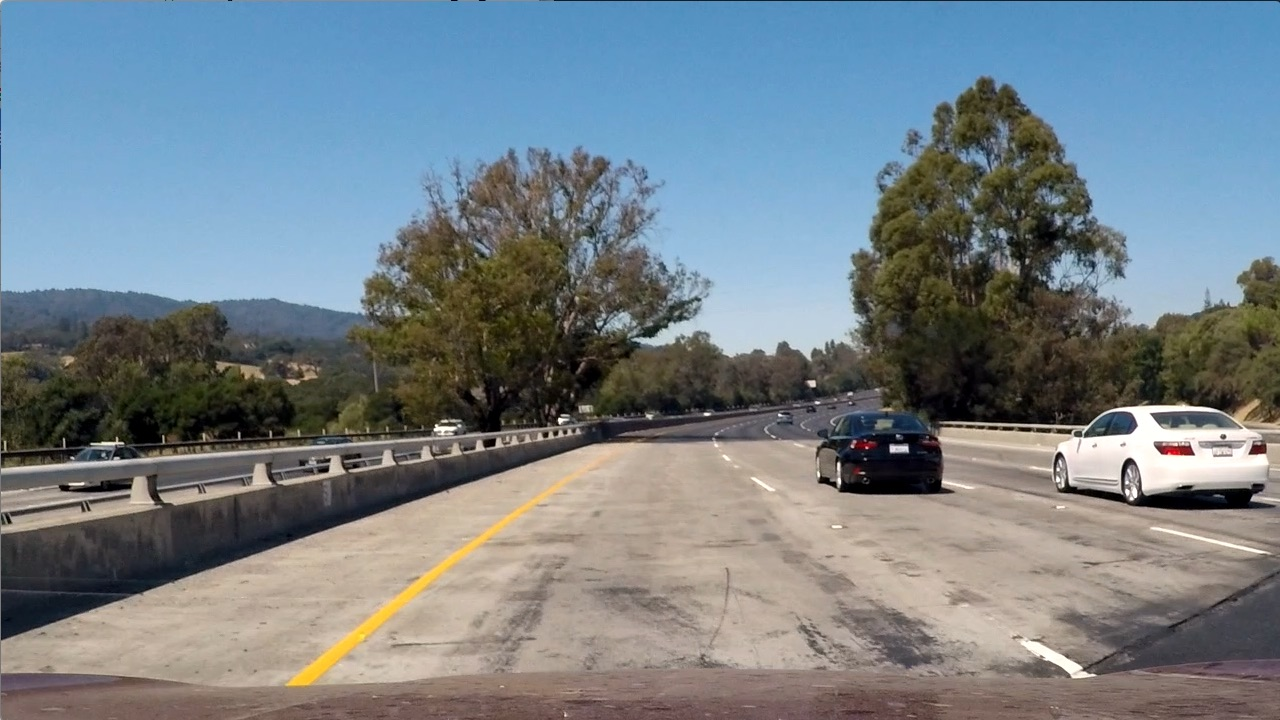
#> input picture test_images/test1.jpg, 1280 x 720 px
$ jupyter execute --allow-errors Untitled.ipynb   (shell and % lines are left out)   (older library calls are emulated)
#> lines starting #> are read from the running program, lines starting #| are printed output that depends on the picture
[cell 1]
#Vehicle Detection on videos usinog HOG, color histograms, heat-maps etc
# The goals/steps of this project are the following:

# Extract the features used for classification
# Build and train the classifier
# Slide the window and identify car on an image
# Filter out the false positives
# Calculate the distance
# Run the pipeline on the video

# The most common reasons for false positives in this project have been:

# 1. Use of cv2 to load training images. OpenCV will load images in the BGR format,
# whereas for video processing the frames are received in the RGB format.
# 2. Image scaling: If you use matplotlib to load your training images then they will
# be loaded on a scale of [0,1], since they are PNG images. Whereas the video frames
# are JPG and have a scale of [0, 255].
# 3. If you use operations like cv2.cvtColor on an image with a scale of [0, 1],
#    the image might get re-scaled to [0, 255].
# Please have a look at this discussion KITTI images work for training but not detection

# Step 1: Extracting features used for classification

[cell 2]
import matplotlib.image as mpimg
import matplotlib.pyplot as plt
import numpy as np


image = mpimg.imread('./test_images/test1.jpg')
#> image is the input picture: shape (720, 1280, 3); mean R, G, B 117.5, 128.7, 135.5
plt.imshow(image)

[cell 3]
def color_hist(img, nbins=32, bins_range=(0, 256)):
    # Compute the histogram of the color channels separately
#> called with nbins = 32, bins_range = (0, 256)
    channel1_hist = np.histogram(img[:,:,0], bins=nbins, range=bins_range)
    channel2_hist = np.histogram(img[:,:,1], bins=nbins, range=bins_range)
    channel3_hist = np.histogram(img[:,:,2], bins=nbins, range=bins_range)
    # Concatenate the histograms into a single feature vector
    hist_features = np.concatenate((channel1_hist[0], channel2_hist[0], channel3_hist[0]))
#> hist_features = 96 values, max 111331 at index 89, min 936 at index 60, mean 28800
    # Return the individual histograms, bin_centers and feature vector
    return hist_features

[cell 4]
feature_vec = color_hist(image, nbins=32, bins_range=(0, 256))
#> feature_vec has the same summary as hist_features in color_hist

[cell 5]
print(feature_vec.shape)
#| (96,)

#> (a cell that did not finish here is left out)

[cell 7]
# Experimenting with diff color spaces
import cv2
from mpl_toolkits.mplot3d import Axes3D

def plot3d(pixels, colors_rgb,
        axis_labels=list("RGB"), axis_limits=((0, 255), (0, 255), (0, 255))):
    """Plot pixels in 3D."""

    # Create figure and 3D axes
    fig = plt.figure(figsize=(8, 8))
    ax = Axes3D(fig)

    # Set axis limits
    ax.set_xlim(*axis_limits[0])
    ax.set_ylim(*axis_limits[1])
    ax.set_zlim(*axis_limits[2])

    # Set axis labels and sizes
    ax.tick_params(axis='both', which='major', labelsize=14, pad=8)
    ax.set_xlabel(axis_labels[0], fontsize=16, labelpad=16)
    ax.set_ylabel(axis_labels[1], fontsize=16, labelpad=16)
    ax.set_zlabel(axis_labels[2], fontsize=16, labelpad=16)

    # Plot pixel values with colors given in colors_rgb
    ax.scatter(
        pixels[:, :, 0].ravel(),
        pixels[:, :, 1].ravel(),
        pixels[:, :, 2].ravel(),
        c=colors_rgb.reshape((-1, 3)), edgecolors='none')

    return ax  # return Axes3D object for further manipulation


# Read a color image
img = cv2.imread("./test_images/test4.jpg")
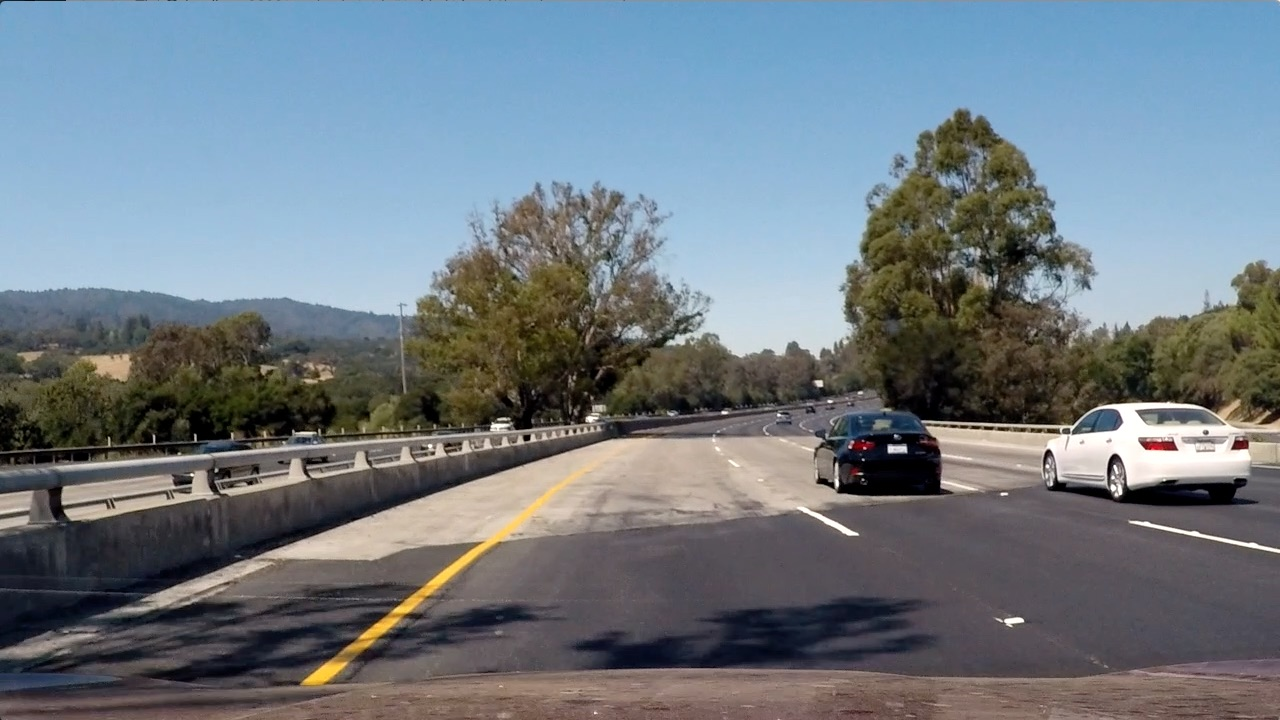
#> input picture test_images/test4.jpg, 1280 x 720 px
#> img is the input picture: shape (720, 1280, 3); mean B, G, R 130.9, 122.7, 112.2

# Select a small fraction of pixels to plot by subsampling it
scale = max(img.shape[0], img.shape[1], 64) / 64  # at most 64 rows and columns
#> scale = 20
img_small = cv2.resize(img, (np.int(img.shape[1] / scale), np.int(img.shape[0] / scale)), interpolation=cv2.INTER_NEAREST)
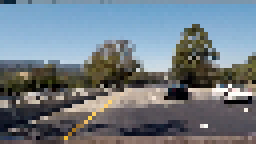
#> img_small: shape (36, 64, 3) (shown 4 times larger); mean B, G, R 131.2, 122.8, 112

# Convert subsampled image to desired color space(s)
img_small_RGB = cv2.cvtColor(img_small, cv2.COLOR_BGR2RGB)  # OpenCV uses BGR, matplotlib likes RGB
img_small_YUV = cv2.cvtColor(img_small, cv2.COLOR_BGR2HLS)
#> img_small_YUV: shape (36, 64, 3); mean of channels 0, 1, 2 81.4, 121.4, 70.9
img_small_YCrCb = cv2.cvtColor(img_small, cv2.COLOR_BGR2YCrCb)
#> img_small_YCrCb: shape (36, 64, 3); mean of channels 0, 1, 2 120.5, 121.9, 134

img_small_rgb = img_small_RGB / 255.  # scaled to [0, 1], only for plotting

# Plot and show
plot3d(img_small_RGB, img_small_rgb)
plt.show()

plot3d(img_small_YUV, img_small_rgb, axis_labels=list("HLS"))
plt.show()

[cell 8]
def bin_spatial(img, color_space='RGB', size=(32, 32)):
    # Convert image to new color space (if specified)
    if color_space != 'RGB':
        if color_space == 'HSV':
            feature_image = cv2.cvtColor(img, cv2.COLOR_RGB2HSV)
        elif color_space == 'LUV':
            feature_image = cv2.cvtColor(img, cv2.COLOR_RGB2LUV)
        elif color_space == 'HLS':
            feature_image = cv2.cvtColor(img, cv2.COLOR_RGB2HLS)
        elif color_space == 'YUV':
            feature_image = cv2.cvtColor(img, cv2.COLOR_RGB2YUV)
        elif color_space == 'YCrCb':
            feature_image = cv2.cvtColor(img, cv2.COLOR_RGB2YCrCb)
    else: feature_image = np.copy(img)
    # Use cv2.resize().ravel() to create the feature vector
    features = cv2.resize(feature_image, size).ravel()
    # Return the feature vector
    return features

[cell 9]
# Data exploration
import glob

[cell 10]
images = glob.glob('./*vehicles/*/*.png')
cars=[]
not_cars=[]

for image in images:

    if 'non-vehicles' in image:
        not_cars.append(image)
    else:
        cars.append(image)
#> after the loop, cars = []; not_cars = []

[cell 11]
bin_feats = bin_spatial(image, color_space='RGB', size=(32,32))
#> in bin_spatial, `features = cv2.resize(feature_image, size).ravel()`: features = 3072 values, max 255 at index 1813, min 0 at index 1737, mean 127.1
#> bin_feats has the same summary as features in bin_spatial

[cell 12]
print(bin_feats.shape)
#| (3072,)

[cell 13]
def data_look(car_list, notcar_list):
    data_dict = {}
    # Define a key in data_dict "n_cars" and store the number of car images
    data_dict["n_cars"] = len(car_list)
    # Define a key "n_notcars" and store the number of notcar images
    data_dict["n_notcars"] = len(notcar_list)
    # Read in a test image, either car or notcar
    example_image = mpimg.imread(car_list[0])
    # Define a key "image_shape" and store the test image shape 3-tuple
    data_dict["image_shape"] = example_image.shape
    # Define a key "data_type" and store the data type of the test image.
    data_dict["data_type"] = example_image.dtype
    # Return data_dict
    return data_dict

#> (a cell that did not finish here is left out)

[cell 15]
from skimage.feature import hog
# [11 lines left out: function get_hog_features, not called in this run]

#> (a cell that did not finish here is left out)

[cell 17]
# Extract features
def extract_features(imgs, cspace='RGB', spatial_size=(32, 32),
                        hist_bins=32, hist_range=(0, 256)):
    # Create a list to append feature vectors to
    features = []
    for img in imgs:
        image = mpimg.imread(img)
        if cspace != 'RGB':
            if cspace == 'HSV':
                feature_image = cv2.cvtColor(image, cv2.COLOR_RGB2HSV)
            elif cspace == 'LUV':
                feature_image = cv2.cvtColor(image, cv2.COLOR_RGB2LUV)
            elif cspace == 'HLS':
                feature_image = cv2.cvtColor(image, cv2.COLOR_RGB2HLS)
            elif cspace == 'YUV':
                feature_image = cv2.cvtColor(image, cv2.COLOR_RGB2YUV)
        else: feature_image = np.copy(image)

        feat1 = bin_spatial(feature_image,color_space='RGB', size = spatial_size)
        feat2 = color_hist(feature_image, nbins = hist_bins, bins_range = hist_range)
        feats = np.concatenate((feat1,feat2))

        features.append(feats)

    return features

[cell 18]
car_features = extract_features(cars, cspace='YUV', spatial_size=(32, 32),
                        hist_bins=32, hist_range=(0, 256))
#> car_features = []
notcar_features = extract_features(not_cars, cspace='YUV', spatial_size=(32, 32),
                        hist_bins=32, hist_range=(0, 256))
#> notcar_features = []

[cell 19]
print(len(car_features))
#| 0

[cell 20]
from sklearn.preprocessing import StandardScaler
if len(car_features) > 0:
    # Create an array stack of feature vectors
    X = np.vstack((car_features, notcar_features)).astype(np.float64)
    # Fit a per-column scaler
    X_scaler = StandardScaler().fit(X)
    # Apply the scaler to X
    scaled_X = X_scaler.transform(X)
    car_ind = np.random.randint(0, len(cars))
    # Plot an example of raw and scaled features
    fig = plt.figure(figsize=(12,4))
    plt.subplot(131)
    plt.imshow(mpimg.imread(cars[car_ind]))
    plt.title('Original Image')
    plt.subplot(132)
    plt.plot(X[car_ind])
    plt.title('Raw Features')
    plt.subplot(133)
    plt.plot(scaled_X[car_ind])
    plt.title('Normalized Features')
    fig.tight_layout()
else:
    print('Your function only returns empty feature vectors...')

[cell 21]
# Training a classifier.
# Steps involved:
# decide a classifier
# create labeled data. all labels should have roughly equal number of examples
# tune parameters using scikit lesrn grid search
# Example Code for parameter tuning:
# parameters = {'kernel':('linear', 'rbf'),, 'C':[1, 10]}
# svr = svm.SVC()
# clf = grid_search.GridSearchCV(svr, parameters)
# clf.fit(iris.data, iris.target)

import time
from sklearn.svm import LinearSVC
from sklearn import svm
from sklearn.model_selection import train_test_split
from sklearn.model_selection import GridSearchCV

y = np.hstack((np.ones(len(car_features)), np.zeros(len(notcar_features))))
#> y = empty array

rand_state = np.random.randint(0, 100)
#> (the rest of this cell did not finish here and is left out)

[cell 22]
t=time.time()
n_predict = 10
#> (the rest of this cell did not finish here and is left out)

[cell 23]
# HOG features extraction
def extract_features1(imgs, cspace='RGB', orient=9,
                        pix_per_cell=8, cell_per_block=2, hog_channel=0):
    # Create a list to append feature vectors to
    features = []
    # Iterate through the list of images
    for file in imgs:
        # Read in each one by one
        image = mpimg.imread(file)
        # apply color conversion if other than 'RGB'
        if cspace != 'RGB':
            if cspace == 'HSV':
                feature_image = cv2.cvtColor(image, cv2.COLOR_RGB2HSV)
            elif cspace == 'LUV':
                feature_image = cv2.cvtColor(image, cv2.COLOR_RGB2LUV)
            elif cspace == 'HLS':
                feature_image = cv2.cvtColor(image, cv2.COLOR_RGB2HLS)
            elif cspace == 'YUV':
                feature_image = cv2.cvtColor(image, cv2.COLOR_RGB2YUV)
            elif cspace == 'YCrCb':
                feature_image = cv2.cvtColor(image, cv2.COLOR_RGB2YCrCb)
        else: feature_image = np.copy(image)

        # Call get_hog_features() with vis=False, feature_vec=True
        if hog_channel == 'ALL':
            hog_features = []
            for channel in range(feature_image.shape[2]):
                hog_features.append(get_hog_features(feature_image[:,:,channel],
                                    orient, pix_per_cell, cell_per_block,
                                    vis=False, feature_vec=True))
            hog_features = np.ravel(hog_features)
        else:
            hog_features = get_hog_features(feature_image[:,:,hog_channel], orient,
                        pix_per_cell, cell_per_block, vis=False, feature_vec=True)
        # Append the new feature vector to the features list
        features.append(hog_features)
    # Return list of feature vectors
    return features

[cell 24]
colorspace = 'YUV' # Can be RGB, HSV, LUV, HLS, YUV, YCrCb
orient = 9
pix_per_cell = 8
cell_per_block = 2
hog_channel = "ALL" # Can be 0, 1, 2, or "ALL"

t=time.time()
car_features1 = extract_features1(cars, cspace=colorspace, orient=orient,
                        pix_per_cell=pix_per_cell, cell_per_block=cell_per_block,
                        hog_channel=hog_channel)
#> car_features1 = []
notcar_features1 = extract_features1(not_cars, cspace=colorspace, orient=orient,
                        pix_per_cell=pix_per_cell, cell_per_block=cell_per_block,
                        hog_channel=hog_channel)
#> notcar_features1 = []
t2 = time.time()
print(round(t2-t, 2), 'Seconds to extract HOG features...')
# Create an array stack of feature vectors
X1 = np.vstack((car_features1, notcar_features1)).astype(np.float64)
#> X1 = empty array
# Fit a per-column scaler
#> (the rest of this cell did not finish here and is left out)

#> (a cell that did not finish here is left out)

[cell 26]
# Having trained two classifiers one with HOG features and the other with remaining features on YUV CS
# we are getting an accuracy of around 0.89
# To improve this we will train on both HOG and other features and experiment with diff color spaces.

def extract_featuresf(imgs, color_space='RGB', spatial_size=(32, 32),
                        hist_bins=32, orient=9,
                        pix_per_cell=8, cell_per_block=2, hog_channel=0,
                        spatial_feat=True, hist_feat=True, hog_feat=True):
    # Create a list to append feature vectors to
    features = []
    # Iterate through the list of images
    for file in imgs:
        file_features = []
        # Read in each one by one
        image = mpimg.imread(file)
        # apply color conversion if other than 'RGB'
        if color_space != 'RGB':
            if color_space == 'HSV':
                feature_image = cv2.cvtColor(image, cv2.COLOR_RGB2HSV)
            elif color_space == 'LUV':
                feature_image = cv2.cvtColor(image, cv2.COLOR_RGB2LUV)
            elif color_space == 'HLS':
                feature_image = cv2.cvtColor(image, cv2.COLOR_RGB2HLS)
            elif color_space == 'YUV':
                feature_image = cv2.cvtColor(image, cv2.COLOR_RGB2YUV)
            elif color_space == 'YCrCb':
                feature_image = cv2.cvtColor(image, cv2.COLOR_RGB2YCrCb)
        else: feature_image = np.copy(image)

        if spatial_feat == True:
            spatial_features = bin_spatial(feature_image, size=spatial_size)
            file_features.append(spatial_features)
        if hist_feat == True:
            # Apply color_hist()
            hist_features = color_hist(feature_image, nbins=hist_bins)
            file_features.append(hist_features)
        if hog_feat == True:
        # Call get_hog_features() with vis=False, feature_vec=True
            if hog_channel == 'ALL':
                hog_features = []
                for channel in range(feature_image.shape[2]):
                    hog_features.append(get_hog_features(feature_image[:,:,channel],
                                        orient, pix_per_cell, cell_per_block,
                                        vis=False, feature_vec=True))
                hog_features = np.ravel(hog_features)
            else:
                hog_features = get_hog_features(feature_image[:,:,hog_channel], orient,
                            pix_per_cell, cell_per_block, vis=False, feature_vec=True)
            # Append the new feature vector to the features list
            file_features.append(hog_features)
        features.append(np.concatenate(file_features))
    # Return list of feature vectors
    return features

[cell 27]
color_space = 'YCrCb' # Can be RGB, HSV, LUV, HLS, YUV, YCrCb
orient = 11  # HOG orientations
pix_per_cell = 8 # HOG pixels per cell
cell_per_block = 2 # HOG cells per block
hog_channel = "ALL" # Can be 0, 1, 2, or "ALL"
spatial_size = (16, 16) # Spatial binning dimensions
hist_bins = 32    # Number of histogram bins
spatial_feat = True # Spatial features on or off
hist_feat = True # Histogram features on or off
hog_feat = True # HOG features on or off
y_start_stop = [350, 720] # Min and max in y to search in slide_window()

car_featuresf = extract_featuresf(cars, color_space=color_space,
                        spatial_size=spatial_size, hist_bins=hist_bins,
                        orient=orient, pix_per_cell=pix_per_cell,
                        cell_per_block=cell_per_block,
                        hog_channel=hog_channel, spatial_feat=spatial_feat,
                        hist_feat=hist_feat, hog_feat=hog_feat)
#> car_featuresf = []
notcar_featuresf = extract_featuresf(not_cars, color_space=color_space,
                        spatial_size=spatial_size, hist_bins=hist_bins,
                        orient=orient, pix_per_cell=pix_per_cell,
                        cell_per_block=cell_per_block,
                        hog_channel=hog_channel, spatial_feat=spatial_feat,
                        hist_feat=hist_feat, hog_feat=hog_feat)
#> notcar_featuresf = []

[cell 28]
# [4 lines of commented-out code are left out]

import time
from sklearn.svm import LinearSVC
from sklearn import svm
from sklearn.model_selection import train_test_split
from sklearn.model_selection import GridSearchCV
from sklearn.preprocessing import StandardScaler


Xf = np.vstack((car_featuresf, notcar_featuresf)).astype(np.float64)
#> Xf = empty array
# Fit a per-column scaler
#> (the rest of this cell did not finish here and is left out)

[cell 29]
# Use a linear SVC
svcf = LinearSVC()
# Check the training time for the SVC
t=time.time()
#> (the rest of this cell did not finish here and is left out)

[cell 30]
# [9 lines left out: function convert_color, not called in this run]

[cell 31]
img = mpimg.imread('./test_images/test4.jpg')
# [66 lines left out: function find_cars, not called in this run]

ystart = 350
ystop = 700
scale = 1

#> (the rest of this cell did not finish here and is left out)
